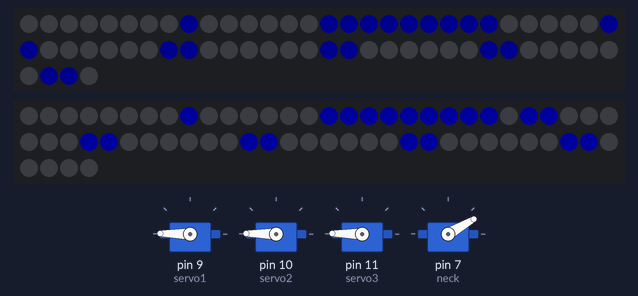
Bench run of a sketch on a simulated Arduino Uno, built with avr-gcc and run on an emulated ATmega328P. Parts: 2 × 64 RGB LEDs in strip order, left to right, continuing on the next row, 4 × servo. Dim RGB values are drawn brighter than linear; the audio player accepts every command and is not drawn.

Above: at 3.6 s.
At 6.8 s:
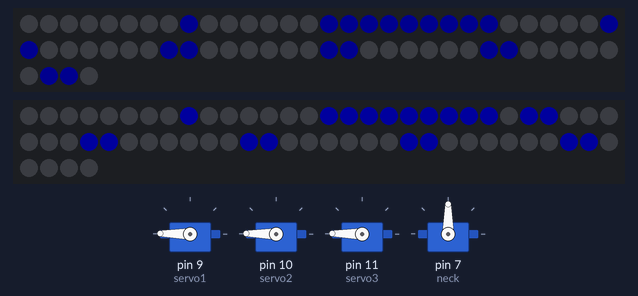
At 12.9 s:
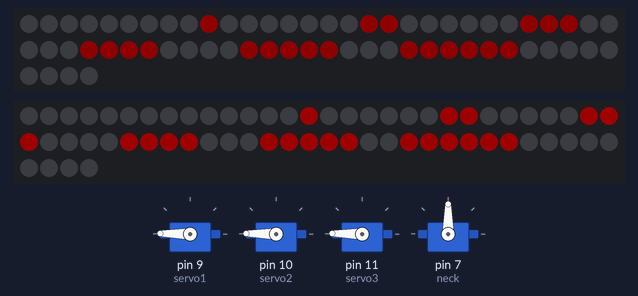
At 18.9 s:
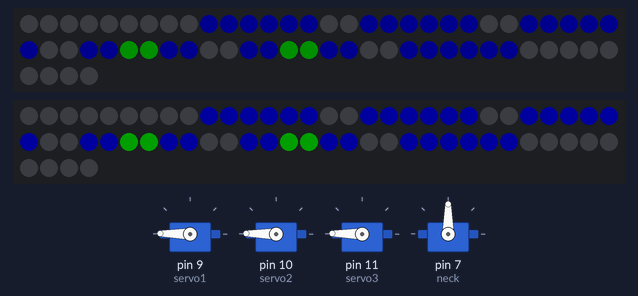
At 26.7 s:
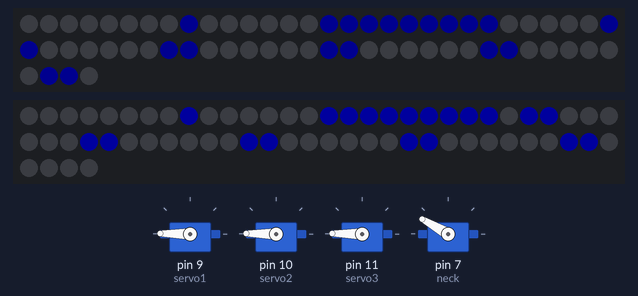
At 37.3 s:
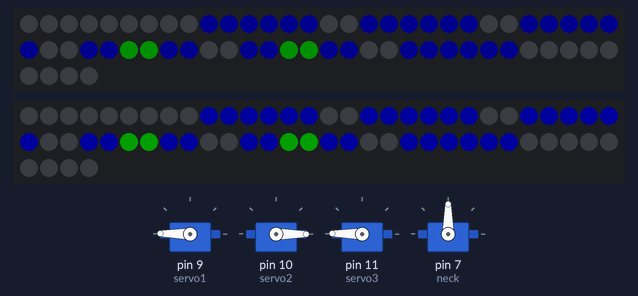
Timing chart, 0 to 38.8 s (numbered marks = the images above):
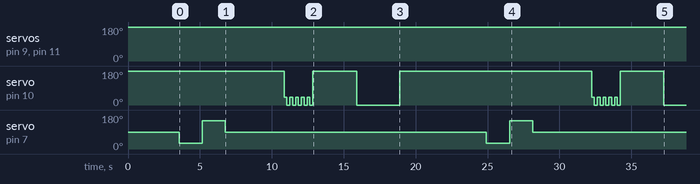

Measured:
- by itself, servo on pin 9 (servo1), servo on pin 11 (servo3): 180° → 179° at 3.5 s
- by itself, servo on pin 10 (servo2): 180° → 179° at 3.5 s, → 40° 7.3 s later, → 0° 0.20 s later, → 40° 0.20 s later, … (26 changes in this stretch)
- by itself, servo on pin 7 (neck): 90° → 30° at 3.5 s, → 150° 1.6 s later, → 90° 1.6 s later, → 30° 18.2 s later, … (6 changes in this stretch)
- what the display in image 0 shows lasts 1.6 s, from 3.5 s to 5.1 s
- what the display in image 1 shows lasts 3.5 s, from 5.3 s to 8.8 s
- what the display in image 3 shows lasts 9.0 s, from 15.9 s to 24.9 s

The sketch:

roboto.ino
```cpp
#include <Adafruit_NeoPixel.h>
#include <Servo.h>
#include <SoftwareSerial.h>
#include <DFRobotDFPlayerMini.h>


int S = 10;

Servo servo1;
Servo servo2;
Servo servo3;
Servo neck;

Adafruit_NeoPixel leftEye(64, 2, NEO_GRB + NEO_KHZ800);
Adafruit_NeoPixel rightEye(64, 3, NEO_GRB + NEO_KHZ800);

SoftwareSerial mySerial(12, 13); // RX, TX
DFRobotDFPlayerMini myDFPlayer;


void setup() {
  leftEye.begin();
  leftEye.clear();
  leftEye.setBrightness(15);  // Set brightness
  rightEye.begin();
  rightEye.clear();
  rightEye.setBrightness(30);

  // Initialize DFPlayer
  mySerial.begin(9600);
  if (!myDFPlayer.begin(mySerial)) {
    while (true); // Halt if DFPlayer fails
  }
  myDFPlayer.volume(20);  // Set default volume (0–30)

  servo1.attach(9);
  servo2.attach(10);
  servo3.attach(11);
  neck.attach(7);
  servo1.write(180);
  servo2.write(180);
  servo3.write(180);
  neck.write(90);
}

void loop() {
  look_around();
  //happy();
  for (int i = 0; i < 5; i++)
  {
    heart_eyes();
    delay(30 * S);
    clear();
    show();
    delay(10 * S);
  }

  angry();
  sad();
}

int getPixelIndex(int x, int y) {
  return (y * 8) + x;
}

void clear() {
  leftEye.clear();
  rightEye.clear();
}

void show() {
  leftEye.show();
  rightEye.show();
}

void bigEyes(int dir) {
  const int eye0[8][8] = {
    {0,0,0,0,0,0,0,0},
    {0,2,2,2,2,2,2,0},
    {0,2,2,2,2,2,2,0},
    {0,2,2,1,1,2,2,0},
    {0,2,2,1,1,2,2,0},
    {0,2,2,2,2,2,2,0},
    {0,2,2,2,2,2,2,0},
    {0,0,0,0,0,0,0,0}
  };

  const int eye1[8][8] = {
    {0,0,0,0,0,0,0,0},
    {0,2,2,2,2,2,2,0},
    {0,2,2,2,2,2,2,0},
    {0,2,2,2,1,1,2,0},
    {0,2,2,2,1,1,2,0},
    {0,2,2,2,2,2,2,0},
    {0,2,2,2,2,2,2,0},
    {0,0,0,0,0,0,0,0}
  };

  const int eye2[8][8] = {
    {0,0,0,0,0,0,0,0},
    {0,2,2,2,2,2,2,0},
    {0,2,2,2,2,2,2,0},
    {0,2,1,1,2,2,2,0},
    {0,2,1,1,2,2,2,0},
    {0,2,2,2,2,2,2,0},
    {0,2,2,2,2,2,2,0},
    {0,0,0,0,0,0,0,0}
  };

  const int eye3[8][8] = {
    {0,0,0,0,0,0,0,0},
    {0,2,2,2,2,2,2,0},
    {0,2,2,2,2,2,2,0},
    {0,2,2,2,2,2,2,0},
    {0,2,2,1,1,2,2,0},
    {0,2,2,1,1,2,2,0},
    {0,2,2,2,2,2,2,0},
    {0,0,0,0,0,0,0,0}
  };

  const int (*selectedEye)[8];

  switch (dir) {
    case 1: selectedEye = eye1; break;
    case 2: selectedEye = eye2; break;
    case 3: selectedEye = eye3; break;
    default: selectedEye = eye0; break;
  }

  leftEye.clear();
  rightEye.clear();

  for (int i = 0; i < 8; i++) {
    for (int j = 0; j < 8; j++) {
      if (selectedEye[j][i] == 1) {
        leftEye.setPixelColor(getPixelIndex(i, j), leftEye.Color(0, 255, 0));
        rightEye.setPixelColor(getPixelIndex(i, j), rightEye.Color(0, 255, 0));
      }
      if (selectedEye[j][i] == 2) {
        leftEye.setPixelColor(getPixelIndex(i, j), leftEye.Color(0, 0, 255));
        rightEye.setPixelColor(getPixelIndex(i, j), rightEye.Color(0, 0, 255));
      }
    }
  }

  leftEye.show();
  rightEye.show();
}

void blink() {
  int eye[8][8] = {
    {0,0,0,0,0,0,0,0},
    {0,0,0,0,0,0,0,0},
    {0,0,0,0,0,0,0,0},
    {0,0,0,0,0,0,0,0},
    {0,0,0,0,0,0,0,0},
    {0,0,1,1,1,1,0,0},
    {0,0,0,0,0,0,0,0},
    {0,0,0,0,0,0,0,0},
  };

  leftEye.clear();
  rightEye.clear();
  for (int i = 0; i < 8; i++) {
    for (int j = 0; j < 8; j++) {
      if (eye[j][i]) {
        leftEye.setPixelColor(getPixelIndex(i, j), leftEye.Color(0, 0, 255));
        rightEye.setPixelColor(getPixelIndex(7-i, j), rightEye.Color(0, 0, 255));
      }
    }
  }
  leftEye.show();
  rightEye.show();
}


void heart_eyes() {

  int eye[8][8] = {
    {0,2,2,0,0,2,2,0},
    {2,1,1,2,2,1,1,2},
    {2,1,1,1,1,1,1,2},
    {2,1,1,1,1,1,1,2},
    {2,1,1,1,1,1,1,2},
    {0,2,1,1,1,1,2,0},
    {0,0,2,1,1,2,0,0},
    {0,0,0,2,2,0,0,0},
  };


  clear();
  for (int i = 0; i < 8; i++) {
    for (int j = 0; j < 8; j++) {
      if (eye[j][i] == 1) {
        leftEye.setPixelColor(getPixelIndex(i, j), leftEye.Color(255, 0, 100));
        rightEye.setPixelColor(getPixelIndex(7-i, j), rightEye.Color(255, 0, 100));
      }
      else if (eye[j][i] == 2) {
        leftEye.setPixelColor(getPixelIndex(i, j), leftEye.Color(255, 0, 0));
        rightEye.setPixelColor(getPixelIndex(7-i, j), rightEye.Color(255, 0, 0));
      }
    }
  }
  show();
}

void looking_eyes() {
  int eye[8][8] = {
    {0,0,0,0,0,0,0,0},
    {1,0,0,0,0,0,0,1},
    {1,1,1,1,1,1,1,1},
    {0,0,0,0,0,1,1,0},
    {0,0,0,0,0,1,1,0},
    {0,0,0,0,0,1,1,0},
    {0,0,0,0,0,1,1,0},
    {0,0,0,0,0,1,1,0}
  };
  clear();
  for (int i = 0; i < 8; i++) {
    for (int j = 0; j < 8; j++) {
      if (eye[j][i] == 1) {
        leftEye.setPixelColor(getPixelIndex(i, j), leftEye.Color(0, 0, 255));
        rightEye.setPixelColor(getPixelIndex(7-i, j), rightEye.Color(0, 0, 255));
      }
    }
  }
  show();
}


void happy_eyes() {

  int eye[8][8] = {
    {0,0,0,0,0,0,0,0},
    {0,0,1,1,1,1,0,0},
    {0,1,0,0,0,0,1,0},
    {0,1,0,0,0,0,1,0},
    {0,1,0,0,0,0,1,0},
    {0,1,0,0,0,0,1,0},
    {0,1,0,0,0,0,1,0},
    {0,1,0,0,0,0,1,0},
  };
  clear();
  for (int i = 0; i < 8; i++) {
    for (int j = 0; j < 8; j++) {
      if (eye[j][i] == 1) {
        leftEye.setPixelColor(getPixelIndex(i, j), leftEye.Color(0, 0, 255));
        rightEye.setPixelColor(getPixelIndex(7-i, j), rightEye.Color(0, 0, 255));
      }
    }
  }
  show();
}


void angry_eyes() {
  int eye[8][8] = {
    {0,0,0,0,0,0,0,0},
    {0,1,0,0,0,0,0,0},
    {0,1,1,0,0,0,0,0},
    {0,1,1,1,0,0,0,0},
    {0,1,1,1,1,0,0,0},
    {0,1,1,1,1,1,0,0},
    {0,1,1,1,1,1,1,0},
    {0,0,0,0,0,0,0,0},
  };
  clear();
  for (int i = 0; i < 8; i++) {
    for (int j = 0; j < 8; j++) {
      if (eye[j][i] == 1) {
        leftEye.setPixelColor(getPixelIndex(i, j), leftEye.Color(255, 0, 0));
        rightEye.setPixelColor(getPixelIndex(7-i, j), rightEye.Color(255, 0, 0));
      }
    }
  }
  show();
}

void happy() {
  myDFPlayer.play(0007);
  waitForMusicToEnd();

  bigEyes(0);
  delay(50 * S);
  bigEyes(1);
  delay(50 * S);
  bigEyes(2);
  delay(50 * S);
  bigEyes(3);
  delay(50 * S);
  happy_eyes();
  servo1.write(0);
  delay(150 * S);
  servo1.write(180);
  servo3.write(0);
  delay(150 * S);
  servo2.write(0);
  servo3.write(180);
  delay(140 * S);
  blink();
  delay(10 * S);
  bigEyes(0);
  servo2.write(180);
  delay(50 * S);
  happy_eyes();
  delay(150 * S);
}

void sad() {
  myDFPlayer.play(0004);
  waitForMusicToEnd();

  bigEyes(3);
  servo2.write(0);
  delay(300 * S);
  servo2.write(179);
  delay(3000);
}

void look_around() {
  myDFPlayer.play(0007);
  waitForMusicToEnd();

  servo1.write(179);
  servo2.write(179);
  servo3.write(179);
  looking_eyes();
  neck.write(30);
  delay(150 * S);
  blink();
  delay(10 * S);
  looking_eyes();
  neck.write(150);
  blink();
  delay(10 * S);
  looking_eyes();
  delay(150 * S);
  neck.write(90);
  delay(200 * S);

}

void angry() {
  angry_eyes();
  servo2.write(0);
  for (int i = 0; i < 5; i++) {
    servo2.write(40);
    delay(20 * S);
    servo2.write(0);
    delay(20 * S);
  }
  servo2.write(179);
}

uint8_t HEART_OUTSIDE[8] = {
  0b01100110,
  0b10011001,
  0b10000001,
  0b10000001,
  0b10000001,
  0b01000010,
  0b00100100,
  0b00011000
};

uint8_t HEART_INSIDE[8] = {
  0b00000000,
  0b01100110,
  0b01111110,
  0b01111110,
  0b01111110,
  0b00111100,
  0b00011000,
  0b00000000
};

uint8_t LOOKING_LEFT[8] = {
  0b00000000,
  0b10000001,
  0b11111111,
  0b00000110,
  0b00000110,
  0b00000110,
  0b00000110,
  0b00000110,
};

// Wait for current music to finish before continuing
void waitForMusicToEnd() {
  delay(3000);
}
```
